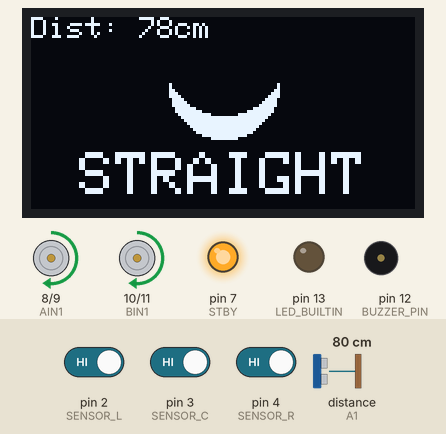
Bench run of a sketch on a simulated Arduino Uno, built with avr-gcc and run on an emulated ATmega328P. On the bench: 128×64 one-colour display, motor-driver pin pairs drawn as motors (green arrow = first pin HIGH = forward, orange = second pin HIGH = backward, longer = more drive, scaled by the enable pin, stopped while the standby pin is LOW), output pins drawn as LEDs (lit = HIGH), buzzer (waves = sounding, pin HIGH). Wiring (inferred from the names in the program): ultrasonic range finder: trigger A0; echo A1. Inputs (shaded band) come from the test bench; at power-on: pin 2 (SENSOR_L) HIGH, distance to the obstacle (sensor on A1) 80 cm, pin 4 (SENSOR_R) HIGH, pin 3 (SENSOR_C) HIGH. The echo pulse lasts 58.3 µs per cm; pins used as bus, display or sensor lines are not drawn.

Above: at 4.6 s.
4.7 s: pin 2 (SENSOR_L) driven LOW
At 6.3 s:
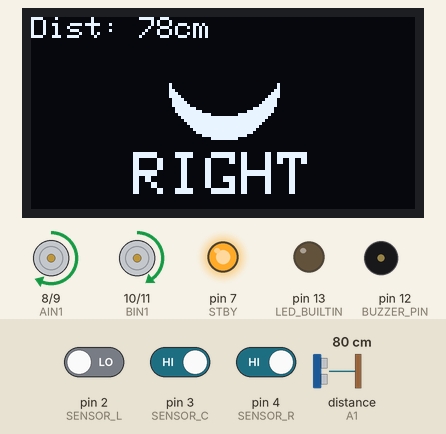
7.1 s: distance to the obstacle (sensor on A1) set to 13 cm
At 8.4 s:
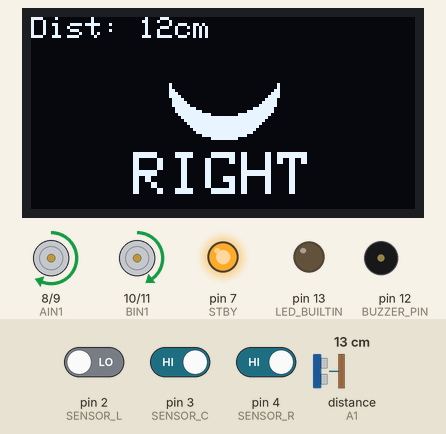
8.7 s: distance to the obstacle (sensor on A1) set to 10 cm
At 9.4 s:
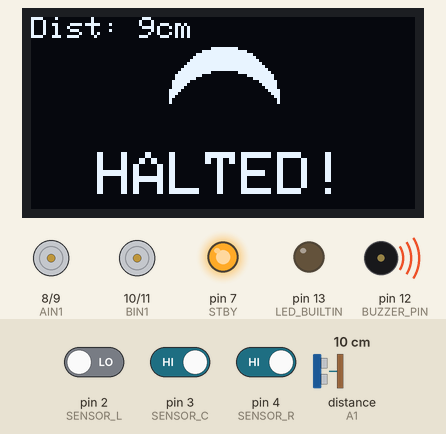
10.3 s: distance to the obstacle (sensor on A1) set to 2 cm
At 11.6 s:
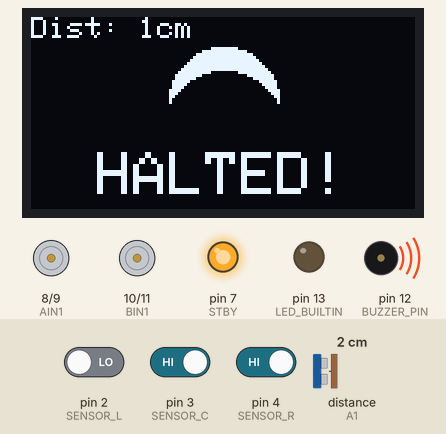
11.9 s: distance to the obstacle (sensor on A1) set to 18 cm
At 13.1 s:
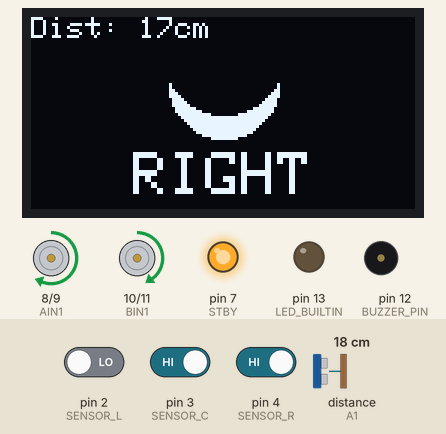
13.4 s: pin 4 (SENSOR_R) driven LOW
At 14.2 s:
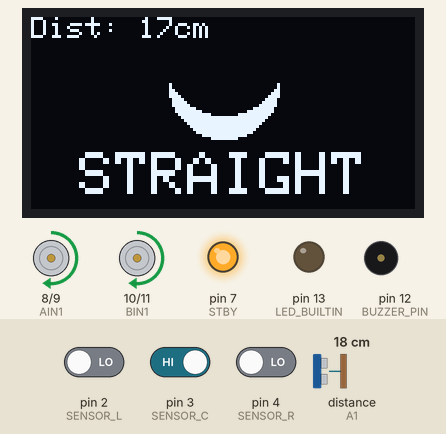
Timing chart, 0 to 16.0 s (numbered marks = the images above; inputs shaded):
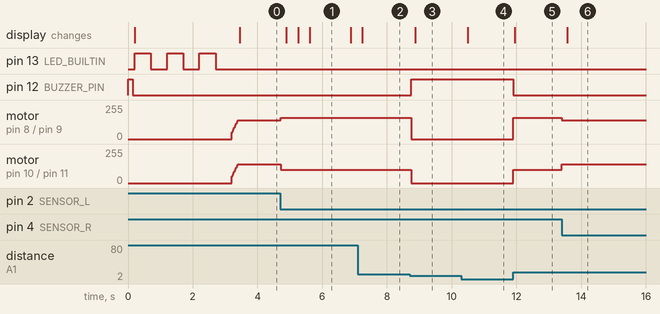

The sketch:

LFR_OD_ROBOT.ino
```cpp
/* * THE AUTONOMOUS LINE FOLLOWER AND OBSTACLE DETECTION CODE
 */

#include <Wire.h>
#include <Adafruit_GFX.h>
#include <Adafruit_SSD1306.h>

// --- OLED SETUP ---
#define SCREEN_WIDTH 128
#define SCREEN_HEIGHT 64
#define OLED_RESET    -1
Adafruit_SSD1306 display(SCREEN_WIDTH, SCREEN_HEIGHT, &Wire, OLED_RESET);
bool hasOLED = false;

// --- PIN DEFINITIONS ---
const int SENSOR_L = 2;
const int SENSOR_C = 3;
const int SENSOR_R = 4;

const int PWMA = 5;
const int AIN1 = 8;
const int AIN2 = 9;
const int PWMB = 6;
const int BIN1 = 10;
const int BIN2 = 11;
const int STBY = 7;

const int TRIG_PIN = A0;
const int ECHO_PIN = A1;
const int BUZZER_PIN = 12;

// --- TUNING & CONSTANTS ---
const int STOP_DISTANCE = 10; // Stops exactly at 10cm

float Kp = 40;
float Kd = 250;

int baseSpeed = 140;
int maxSpeed = 160;
int turnSpeed = 140;

int lastError = 0;

// --- TIMERS & UI STATES ---
unsigned long lastDisplayTime = 0;
unsigned long lastRadarTime = 0;
int currentDistance = 999;

const char* currentDirection = "STARTING";
bool isSad = false;

void setup() {
  pinMode(SENSOR_L, INPUT); pinMode(SENSOR_C, INPUT); pinMode(SENSOR_R, INPUT);
  pinMode(PWMA, OUTPUT); pinMode(AIN1, OUTPUT); pinMode(AIN2, OUTPUT);
  pinMode(PWMB, OUTPUT); pinMode(BIN1, OUTPUT); pinMode(BIN2, OUTPUT);
  pinMode(STBY, OUTPUT);
  pinMode(LED_BUILTIN, OUTPUT);

  pinMode(TRIG_PIN, OUTPUT);
  pinMode(ECHO_PIN, INPUT);
  pinMode(BUZZER_PIN, OUTPUT);

  // --- STARTUP BEEP ---
  // Confirms the buzzer has power!
  digitalWrite(BUZZER_PIN, HIGH);
  delay(150);
  digitalWrite(BUZZER_PIN, LOW);

  // --- INITIALIZE OLED SAFELY ---
  if (display.begin(SSD1306_SWITCHCAPVCC, 0x3C)) {
    hasOLED = true;
    display.setRotation(2); // Flips screen 180 degrees
    display.clearDisplay();
    display.setTextSize(2);
    display.setTextColor(WHITE);
    display.setCursor(10, 24);
    display.print(F("SYSTEM ON"));
    display.display();
  }

  digitalWrite(STBY, HIGH);

  // --- 3-SECOND COUNTDOWN ---
  for(int i = 0; i < 3; i++) {
    digitalWrite(LED_BUILTIN, HIGH); delay(500);
    digitalWrite(LED_BUILTIN, LOW); delay(500);
  }

  // --- SOFT START ---
  for(int speed = 50; speed <= baseSpeed; speed += 10) {
    move(speed, speed);
    delay(20);
  }
}

void loop() {
  // 1. THE RADAR TIMER (60ms between pings to prevent sensor jams)
  if (millis() - lastRadarTime >= 60) {
    currentDistance = getDistance();
    lastRadarTime = millis();
  }

  // 2. OBSTACLE DETECTED!
  if (currentDistance > 0 && currentDistance <= STOP_DISTANCE) {
    isSad = true; // Triggers the Sad Mouth
    currentDirection = "HALTED!";
    stopMotors();
    digitalWrite(BUZZER_PIN, HIGH); // Sounds the alarm!
  }
  // 3. PATH IS CLEAR!
  else {
    isSad = false; // Triggers the Smile
    digitalWrite(BUZZER_PIN, LOW); // Silences the alarm
    pidLoop();
  }

  // 4. ANIMATION ENGINE (150ms screen refresh)
  if (millis() - lastDisplayTime >= 150) {
    drawMouth();
    lastDisplayTime = millis();
  }
}

// --- LIGHTWEIGHT OLED DRAWING FUNCTION ---
void drawMouth() {
  if (!hasOLED) return;

  display.clearDisplay();

  // 1. DRAW THE PERFECTLY SIZED MOUTH
  if (isSad) {
    // Frown: Shifted down slightly to clear the HUD
    display.fillCircle(64, 28, 18, WHITE);
    display.fillCircle(64, 38, 20, BLACK);
  } else {
    // Smile: Shifted perfectly into the middle of the screen
    display.fillCircle(64, 22, 18, WHITE);
    display.fillCircle(64, 12, 20, BLACK);
  }

  // 2. DRAW THE DISTANCE HUD (Top Left Corner - Size 1 Font)
  display.setTextSize(1);
  display.setCursor(0, 0); // Locked to the absolute top left
  if (currentDistance == 999) {
    display.print(F("Dist: --"));
  } else {
    display.print(F("Dist: "));
    display.print(currentDistance);
    display.print(F("cm"));
  }

  // 3. DRAW THE DIRECTION TEXT (Bottom Center - Size 2 Font)
  display.setTextSize(2);
  int16_t x1, y1; uint16_t w, h;
  display.getTextBounds(currentDirection, 0, 0, &x1, &y1, &w, &h);
  display.setCursor((SCREEN_WIDTH - w) / 2, 45);

  display.print(currentDirection);
  display.display();
}

// --- ULTRASONIC FUNCTION ---
int getDistance() {
  digitalWrite(TRIG_PIN, LOW); delayMicroseconds(2);
  digitalWrite(TRIG_PIN, HIGH); delayMicroseconds(10);
  digitalWrite(TRIG_PIN, LOW);

  long duration = pulseIn(ECHO_PIN, HIGH, 10000);
  if (duration == 0) return 999;
  return duration * 0.034 / 2;
}

// --- PID MATH ---
void pidLoop() {
  int L = digitalRead(SENSOR_L);
  int C = digitalRead(SENSOR_C);
  int R = digitalRead(SENSOR_R);
  int error = lastError;

  if (L == 0 && C == 1 && R == 0) error = 0;
  else if (L == 0 && C == 1 && R == 1) error = 1;
  else if (L == 0 && C == 0 && R == 1) error = 2;
  else if (L == 1 && C == 1 && R == 0) error = -1;
  else if (L == 1 && C == 0 && R == 0) error = -2;
  else if (L == 0 && C == 0 && R == 0) {
     if (lastError > 0) error = 3;
     else error = -3;
  }
  else if (L == 1 && C == 1 && R == 1) error = 0;

  // --- UPDATE THE OLED TEXT ---
  if (error == 0) currentDirection = "STRAIGHT";
  else if (error == 1 || error == 2) currentDirection = "RIGHT";
  else if (error == -1 || error == -2) currentDirection = "LEFT";
  else if (error == 3 || error == -3) currentDirection = "U TURN";

  int P = error;
  int D = error - lastError;
  int correction = (Kp * P) + (Kd * D);
  lastError = error;

  if (error == 3) {
    move(turnSpeed, -turnSpeed);
  }
  else if (error == -3) {
    move(-turnSpeed, turnSpeed);
  }
  else {
    int leftMotorSpeed = baseSpeed + correction;
    int rightMotorSpeed = baseSpeed - correction;

    leftMotorSpeed = constrain(leftMotorSpeed, -maxSpeed, maxSpeed);
    rightMotorSpeed = constrain(rightMotorSpeed, -maxSpeed, maxSpeed);

    move(leftMotorSpeed, rightMotorSpeed);
  }
}

// --- MOTOR CONTROLS ---
void move(int speedL, int speedR) {
  if (speedL >= 0) {
    digitalWrite(AIN1, HIGH); digitalWrite(AIN2, LOW);
    analogWrite(PWMA, speedL);
  } else {
    digitalWrite(AIN1, LOW); digitalWrite(AIN2, HIGH);
    analogWrite(PWMA, -speedL);
  }

  if (speedR >= 0) {
    digitalWrite(BIN1, HIGH); digitalWrite(BIN2, LOW);
    analogWrite(PWMB, speedR);
  } else {
    digitalWrite(BIN1, LOW); digitalWrite(BIN2, HIGH);
    analogWrite(PWMB, -speedR);
  }
}

void stopMotors() {
  digitalWrite(PWMA, LOW);
  digitalWrite(PWMB, LOW);
  digitalWrite(AIN1, LOW); digitalWrite(AIN2, LOW);
  digitalWrite(BIN1, LOW); digitalWrite(BIN2, LOW);
}
```

Measured:
- the behaviour switches between 12 and 11 cm on distance to the obstacle (sensor on A1) (found by bisection; images 2 and 3)
- after the input at 4.7 s, motor on pin 8 (AIN1) / pin 9 (AIN2): forward 140/255 → forward 160/255 at once; motor on pin 10 (BIN1) / pin 11 (BIN2): forward 140/255 → forward 100/255 at once; the display: changes after 0.19 s (image 1)
- after the input at 7.1 s, the display: changes after 0.14 s (image 2)
- after the input at 8.7 s, pin 12 (BUZZER_PIN): LOW → HIGH after 0.06 s; motor on pin 8 (AIN1) / pin 9 (AIN2): forward 160/255 → stopped after 0.06 s; motor on pin 10 (BIN1) / pin 11 (BIN2): forward 100/255 → stopped after 0.06 s; the display: changes after 0.17 s (image 3)
- after the input at 10.3 s, the display: changes after 0.19 s (image 4)
- after the input at 11.9 s, pin 12 (BUZZER_PIN): HIGH → LOW at once; motor on pin 8 (AIN1) / pin 9 (AIN2): stopped → forward 160/255 at once; motor on pin 10 (BIN1) / pin 11 (BIN2): stopped → forward 100/255 at once; the display: changes at once (image 5)
- after the input at 13.4 s, motor on pin 8 (AIN1) / pin 9 (AIN2): forward 160/255 → forward 140/255 at once; motor on pin 10 (BIN1) / pin 11 (BIN2): forward 100/255 → forward 140/255 at once; the display: changes after 0.17 s (image 6)
